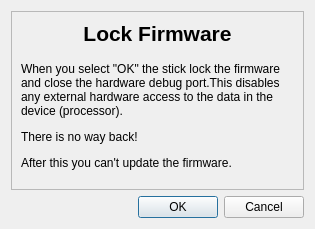
<?xml version="1.0" encoding="UTF-8"?>
<ui version="4.0">
 <class>stick20LockFirmwareDialog</class>
 <widget class="QDialog" name="stick20LockFirmwareDialog">
  <property name="geometry">
   <rect>
    <x>0</x>
    <y>0</y>
    <width>315</width>
    <height>229</height>
   </rect>
  </property>
  <property name="sizePolicy">
   <sizepolicy hsizetype="MinimumExpanding" vsizetype="MinimumExpanding">
    <horstretch>0</horstretch>
    <verstretch>0</verstretch>
   </sizepolicy>
  </property>
  <property name="windowTitle">
   <string>Lock Firmware</string>
  </property>
  <property name="windowIcon">
   <iconset resource="resources.qrc">
    <normaloff>:/icons/icon_NK.svg</normaloff>:/icons/icon_NK.svg</iconset>
  </property>
  <layout class="QVBoxLayout" name="verticalLayout_2">
   <item>
    <widget class="QFrame" name="frame">
     <property name="autoFillBackground">
      <bool>false</bool>
     </property>
     <property name="frameShape">
      <enum>QFrame::StyledPanel</enum>
     </property>
     <property name="frameShadow">
      <enum>QFrame::Sunken</enum>
     </property>
     <layout class="QVBoxLayout" name="verticalLayout">
      <item>
       <widget class="QLabel" name="label_2">
        <property name="font">
         <font>
          <pointsize>16</pointsize>
          <weight>75</weight>
          <bold>true</bold>
         </font>
        </property>
        <property name="text">
         <string>Lock Firmware</string>
        </property>
        <property name="alignment">
         <set>Qt::AlignCenter</set>
        </property>
       </widget>
      </item>
      <item>
       <widget class="QLabel" name="label">
        <property name="sizePolicy">
         <sizepolicy hsizetype="Expanding" vsizetype="Expanding">
          <horstretch>0</horstretch>
          <verstretch>0</verstretch>
         </sizepolicy>
        </property>
        <property name="text">
         <string>&lt;html&gt;&lt;head/&gt;&lt;body&gt;&lt;p&gt;When you select &amp;quot;OK&amp;quot; the stick lock the firmware and close the hardware debug port.This disables any external hardware access to the data in the device (processor).&lt;/p&gt;&lt;p&gt;There is no way back! &lt;/p&gt;&lt;p&gt;After this you can't update the firmware.&lt;/p&gt;&lt;/body&gt;&lt;/html&gt;</string>
        </property>
        <property name="wordWrap">
         <bool>true</bool>
        </property>
       </widget>
      </item>
     </layout>
    </widget>
   </item>
   <item>
    <layout class="QHBoxLayout" name="horizontalLayout">
     <item>
      <spacer name="horizontalSpacer">
       <property name="orientation">
        <enum>Qt::Horizontal</enum>
       </property>
       <property name="sizeHint" stdset="0">
        <size>
         <width>40</width>
         <height>20</height>
        </size>
       </property>
      </spacer>
     </item>
     <item>
      <widget class="QDialogButtonBox" name="buttonBox">
       <property name="orientation">
        <enum>Qt::Horizontal</enum>
       </property>
       <property name="standardButtons">
        <set>QDialogButtonBox::Cancel|QDialogButtonBox::Ok</set>
       </property>
      </widget>
     </item>
    </layout>
   </item>
  </layout>
 </widget>
 <resources>
  <include location="resources.qrc"/>
 </resources>
 <connections>
  <connection>
   <sender>buttonBox</sender>
   <signal>accepted()</signal>
   <receiver>stick20LockFirmwareDialog</receiver>
   <slot>accept()</slot>
   <hints>
    <hint type="sourcelabel">
     <x>248</x>
     <y>254</y>
    </hint>
    <hint type="destinationlabel">
     <x>157</x>
     <y>274</y>
    </hint>
   </hints>
  </connection>
  <connection>
   <sender>buttonBox</sender>
   <signal>rejected()</signal>
   <receiver>stick20LockFirmwareDialog</receiver>
   <slot>reject()</slot>
   <hints>
    <hint type="sourcelabel">
     <x>316</x>
     <y>260</y>
    </hint>
    <hint type="destinationlabel">
     <x>286</x>
     <y>274</y>
    </hint>
   </hints>
  </connection>
 </connections>
</ui>
